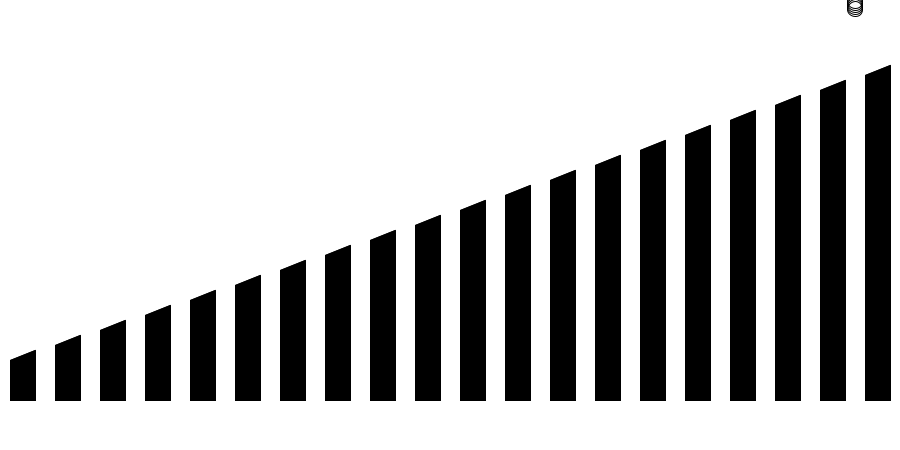
Frame 1 (no input)
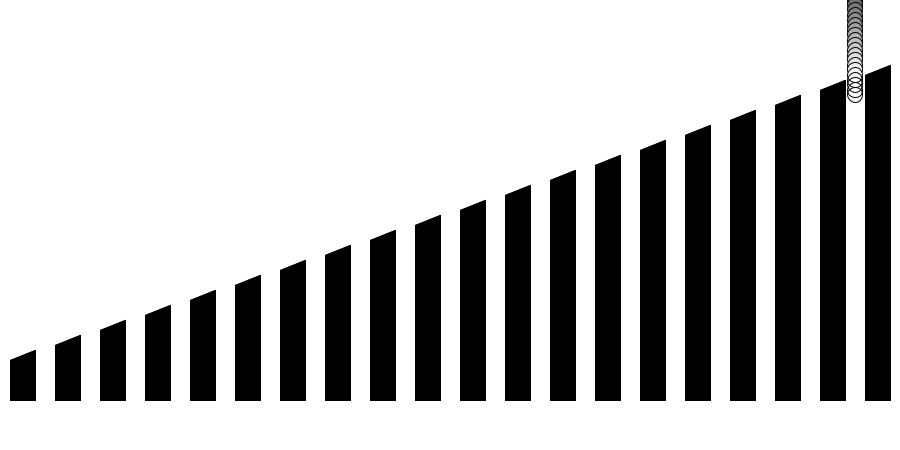
Frame 60 (the mouse pressed at the canvas centre just before this capture)
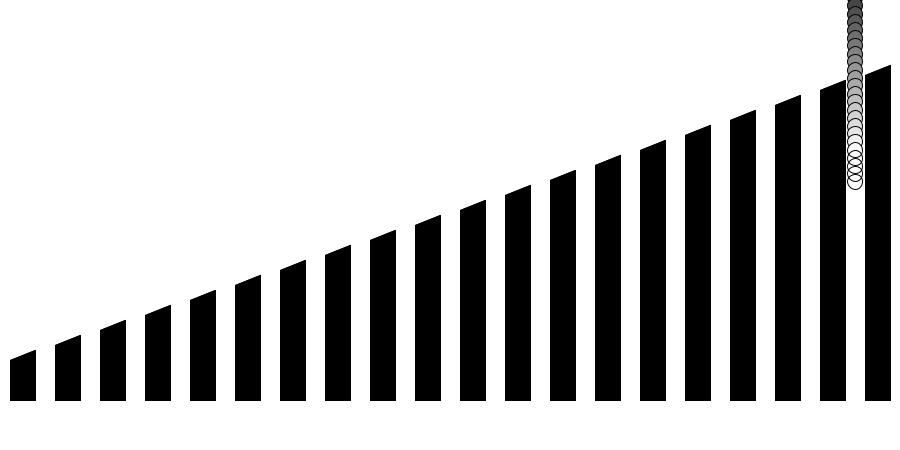
Frame 120 (the mouse held since frame 60 and released just before this capture)

The Processing sketch that drew these frames (run headless with seeded random() and noise(); from frame 60 on, the mouse is pressed at the canvas centre):

// Processing sketch: processing_50932
// ── processing_50932.pde

Ball[] balls= new Ball[30];
int y = 450;

void setup(){
  size(900,450);
  smooth();
  
  for(int i=0 ; i<balls.length; i++){
    balls[i]=new Ball(color(i*10),845,i*2,i/20.0);
  }
}

void draw(){
  background(255);
  translate(10,-50);
  for(int i=0 ; i<balls.length; i++){
    balls[i].move();
    balls[i].display();
  }
  
  for(int x=0 ; x<width ; x+=45){
  fill(0);
  beginShape();
  vertex(x,y);
  vertex(x+25,y);
  vertex(x+25,(y-50)-x/3); 
  vertex(x,(y-40)-x/3);
  endShape(CLOSE);
  fill(0); 
  }
}

class Ball{
  color c;
  float xpos;
  float ypos;
  float yspeed;
  
  Ball(color c_, float xpos_,float ypos_,float yspeed_){
    c=c_;
    xpos=xpos_;
    ypos=ypos_;
    yspeed=yspeed_;
  }
  
  void display(){
    
    stroke(0);
    fill(c);
    ellipse(xpos,ypos,15,15);
  }
  
  void move(){
    ypos=ypos+yspeed;
    if (ypos>height){
      ypos=450;
    }
  }
}
  
